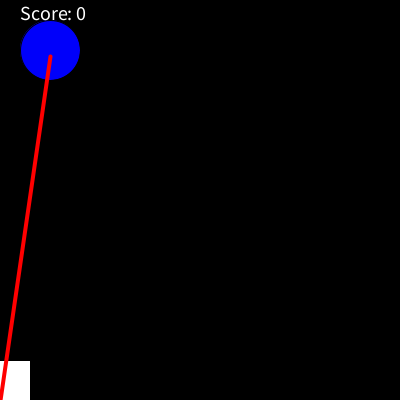
Frame 1 (no input)
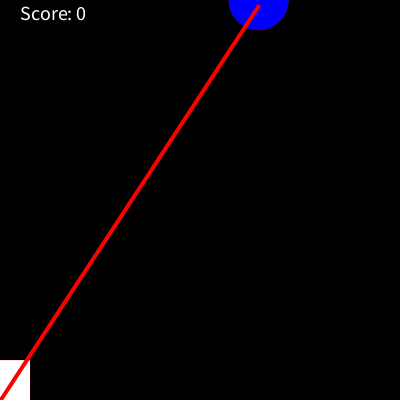
Frame 60 (the mouse pressed at the canvas centre just before this capture)
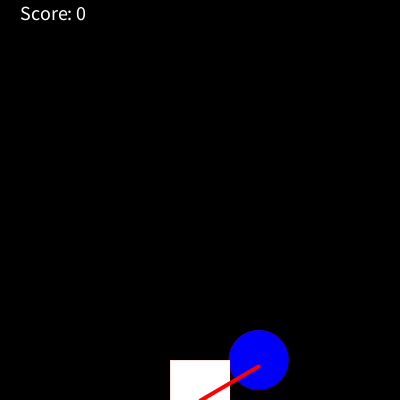
Frame 120 (the mouse held since frame 60 and released just before this capture)

The Processing sketch that drew these frames (run headless with seeded random() and noise(); from frame 60 on, the mouse is pressed at the canvas centre):

// Processing sketch: rainGame
// ── rainGame.pde
int bally = 50;
float ballx = 50;
int score = 0;
void setup(){
  size(400,400);
  ellipseMode(CENTER);
}

void draw(){
  background(0);
  fill(0,0,250);
  ellipse(ballx,bally,60,60);
  bally+=6;
  if(bally>400){
    bally=0;
    ballx = random(400);
    if(ballx > mouseX-80 && ballx < mouseX+80){
      score++;
    }
  }
  fill(255);
  rect(mouseX-30,360,60,40);
  fill(255);
  textSize(20);
  text("Score: " + score,20,20);
  stroke(255,0,0);
  strokeWeight(4);
  line(ballx,bally,mouseX,400);
  strokeWeight(0);
}
